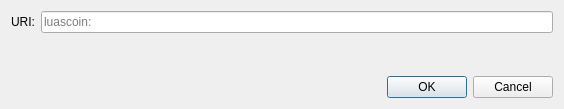
<?xml version="1.0" encoding="UTF-8"?>
<ui version="4.0">
 <class>OpenURIDialog</class>
 <widget class="QDialog" name="OpenURIDialog">
  <property name="geometry">
   <rect>
    <x>0</x>
    <y>0</y>
    <width>564</width>
    <height>109</height>
   </rect>
  </property>
  <property name="windowTitle">
   <string>Open luascoin URI</string>
  </property>
  <layout class="QVBoxLayout" name="verticalLayout">
   <item>
    <layout class="QHBoxLayout" name="horizontalLayout">
     <item>
      <widget class="QLabel" name="label">
       <property name="text">
        <string>URI:</string>
       </property>
      </widget>
     </item>
     <item>
      <widget class="QValidatedLineEdit" name="uriEdit">
       <property name="placeholderText">
        <string notr="true">luascoin:</string>
       </property>
      </widget>
     </item>
    </layout>
   </item>
   <item>
    <spacer name="verticalSpacer">
     <property name="orientation">
      <enum>Qt::Vertical</enum>
     </property>
     <property name="sizeHint" stdset="0">
      <size>
       <width>20</width>
       <height>40</height>
      </size>
     </property>
    </spacer>
   </item>
   <item>
    <widget class="QDialogButtonBox" name="buttonBox">
     <property name="orientation">
      <enum>Qt::Horizontal</enum>
     </property>
     <property name="standardButtons">
      <set>QDialogButtonBox::Cancel|QDialogButtonBox::Ok</set>
     </property>
    </widget>
   </item>
  </layout>
 </widget>
 <customwidgets>
  <customwidget>
   <class>QValidatedLineEdit</class>
   <extends>QLineEdit</extends>
   <header>qt/qvalidatedlineedit.h</header>
  </customwidget>
 </customwidgets>
 <resources/>
 <connections>
  <connection>
   <sender>buttonBox</sender>
   <signal>accepted()</signal>
   <receiver>OpenURIDialog</receiver>
   <slot>accept()</slot>
   <hints>
    <hint type="sourcelabel">
     <x>248</x>
     <y>254</y>
    </hint>
    <hint type="destinationlabel">
     <x>157</x>
     <y>274</y>
    </hint>
   </hints>
  </connection>
  <connection>
   <sender>buttonBox</sender>
   <signal>rejected()</signal>
   <receiver>OpenURIDialog</receiver>
   <slot>reject()</slot>
   <hints>
    <hint type="sourcelabel">
     <x>316</x>
     <y>260</y>
    </hint>
    <hint type="destinationlabel">
     <x>286</x>
     <y>274</y>
    </hint>
   </hints>
  </connection>
 </connections>
</ui>
